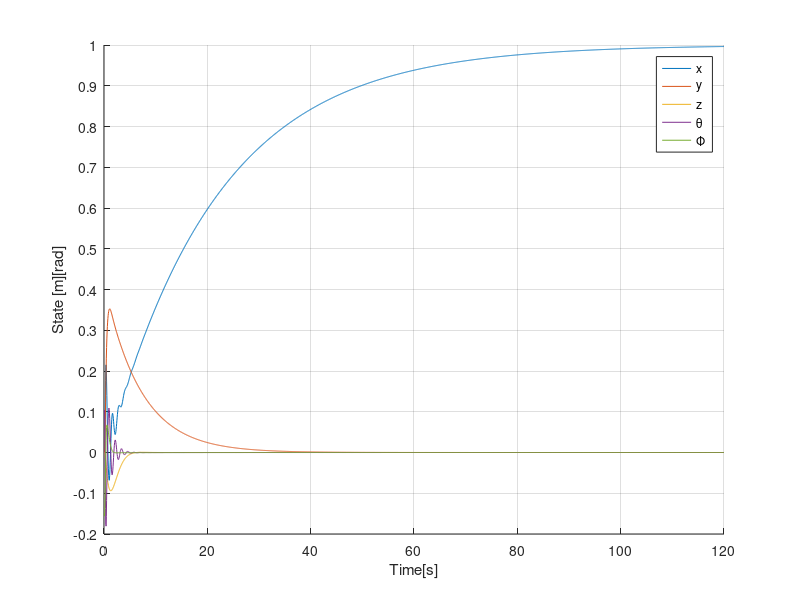

The MATLAB script that drew this image:
clear
format compact
close all

%x=[x,xd,θ,θd,β,y,yd,Φ,Φd,γ,z,zd]'
% パラメータ
r = 0.6; % =(2/3)(振子の長さ)
g = 9.81; % 重力加速度 [m/s^2]

A = [0 1 0 0 0 0 0 0 0 0 0 0;
    0 0 0 0 g 0 0 0 0 0 0 0;
    0 0 0 1 0 0 0 0 0 0 0 0;
    0 0 g/r 0 -g/r 0 0 0 0 0 0 0;
    0 0 0 0 0 0 0 0 0 0 0 0;
    0 0 0 0 0 0 1 0 0 0 0 0;
    0 0 0 0 0 0 0 0 0 -g 0 0;
    0 0 0 0 0 0 0 0 1 0 0 0;
    0 0 0 0 0 0 0 g/r 0 -g/r 0 0;
    0 0 0 0 0 0 0 0 0 0 0 0;
    0 0 0 0 0 0 0 0 0 0 0 1;
    0 0 0 0 0 0 0 0 0 0 0 0;];

B = [0 0 0;
    0 0 0;
    0 0 0;
    0 0 0;
    1 0 0;
    0 0 0;
    0 0 0;
    0 0 0;
    0 0 0;
    0 1 0;
    0 0 0;
    0 0 1;];

C = [1 0 0 0 0 0 0 0 0 0 0 0 0];

% 目標値
r0 = 1;

% 係数行列を拡大系にする
At = [A ,zeros(12, 1);
     -C             ];
Bt = [B; zeros(1, 3)];

%重みの決定
%        [1, 2, 3, 4, 5, 6, 7, 8, 9, 10, 11, 12, 13]
%        [x,xd, θ,θd, β, y,yd, Φ,Φd,  γ,  z, zd, 追従偏差w]
Q = diag([1, 1, 1, 20, 1, 1, 50, 1, 20, 1, 1, 1, 3000]);
R=diag([1,1,1]);

%lqr法でゲインを求める
Kt = lqr(At, Bt, Q, R);
K1 = Kt(:, 1:12);
K2 = Kt(:, 13);

% シミュレーションの設定
Tf = 120;  % シミュレーション時間 [s]
Ts = 0.05; % サンプリング時間 [s]
T = 0:Ts:Tf;  % シミュレーションの時間軸
N = length(T);  % シミュレーションの時間ステップ数(=201)

% 初期状態の設定。振子を傾けておく。
x0 = [0; 0; 0.1;  0; 0; 0; 0; -0.15; 0; 0; 0; 0; 0];

% 使用する変数等を0で宣言
x = zeros(13, N);
dx = zeros(13, N);
x(:, 1) = x0;
u = zeros(3, N); % 制御入力の初期化
x_ref = zeros(13, N);
u1 = zeros(3,1);
u2 = zeros(3,1);
a = 0;
da = 0;
y = zeros(13, N);

for k = 1:N-1

    % 状態フィードバックによる制御入力の計算
    u1(:,k) = -K1*(x(1:12, k) - x_ref(1:12, k));

    integral_diff = Ts*x(13, k);
    u2(:,k) = -K2 * integral_diff;

    u = u1 + u2;

    oz=-2*a;

    dx(:,k) = [x(2,k);
               (g+0.5*g*(x(5,k)*x(5,k)+x(10,k)*x(10,k))+u(3,k))*sin(x(5,k));
               x(4,k);
               -x(9,k)*x(9,k)*sin(x(3,k))*cos(x(3,k))+(1/r)*(-((g+0.5*g*(x(5,k)*x(5,k)+x(10,k)*x(10,k))+u(3,k))*sin(x(5,k)))*cos(x(3,k))-(-(g+0.5*g*(x(5,k)*x(5,k)+x(10,k)*x(10,k))+u(3,k))*sin(x(10,k))*cos(x(5,k)))*sin(x(8,k))*sin(x(3,k))+(((g+0.5*g*(x(5,k)*x(5,k)+x(10,k)*x(10,k))+u(3,k))*cos(x(5,k))*cos(x(10,k)))-g+g)*cos(x(8,k))*sin(x(3,k)));
               u(2,k)*sin(a)+u(1,k)*cos(a);
               x(7,k);
               -(g+0.5*g*(x(5,k)*x(5,k)+x(10,k)*x(10,k))+u(3,k))*sin(x(10,k))*cos(x(5,k));
               x(9,k);
               2*x(4,k)*x(9,k)*tan(x(3,k))+(1/r)*(1/cos(x(3,k)))*((-(g+0.5*g*(x(5,k)*x(5,k)+x(10,k)*x(10,k))+u(3,k))*sin(x(10,k))*cos(x(5,k)))*cos(x(8,k))+(((g+0.5*g*(x(5,k)*x(5,k)+x(10,k)*x(10,k))+u(3,k))*cos(x(5,k))*cos(x(10,k)))-g+g)*sin(x(8,k)));
               (u(2,k)*cos(a)-u(1,k)*sin(a))/cos(x(5,k));
               x(12,k);
               (g+0.5*g*(x(5,k)*x(5,k)+x(10,k)*x(10,k))+u(3,k))*cos(x(5,k))*cos(x(10,k))-g;
                r0 - C*x(:,k)]; % 拡大系として追加した追従偏差の行

    %αの更新
    da = -u(2,k)*cos(a)*tan(x(3,k))+u(1,k)*sin(a)*tan(x(3,k))+oz;

    % 1ステップ先の状態の更新
    x(:, k+1) = x(:,k) + dx(:,k)*Ts;
    a = a + da*Ts;
end

figure;
hold on;
plot(T,x(1,:),'DisplayName','x');
plot(T,x(6,:),'DisplayName','y');
plot(T,x(11,:),'DisplayName','z');
plot(T,x(3,:),'DisplayName','θ');
plot(T,x(8,:),'DisplayName','Φ');
legend('show');
xlabel('Time[s]');
ylabel('State [m][rad]');
yticks(min(ylim):0.1:max(ylim));
grid on;